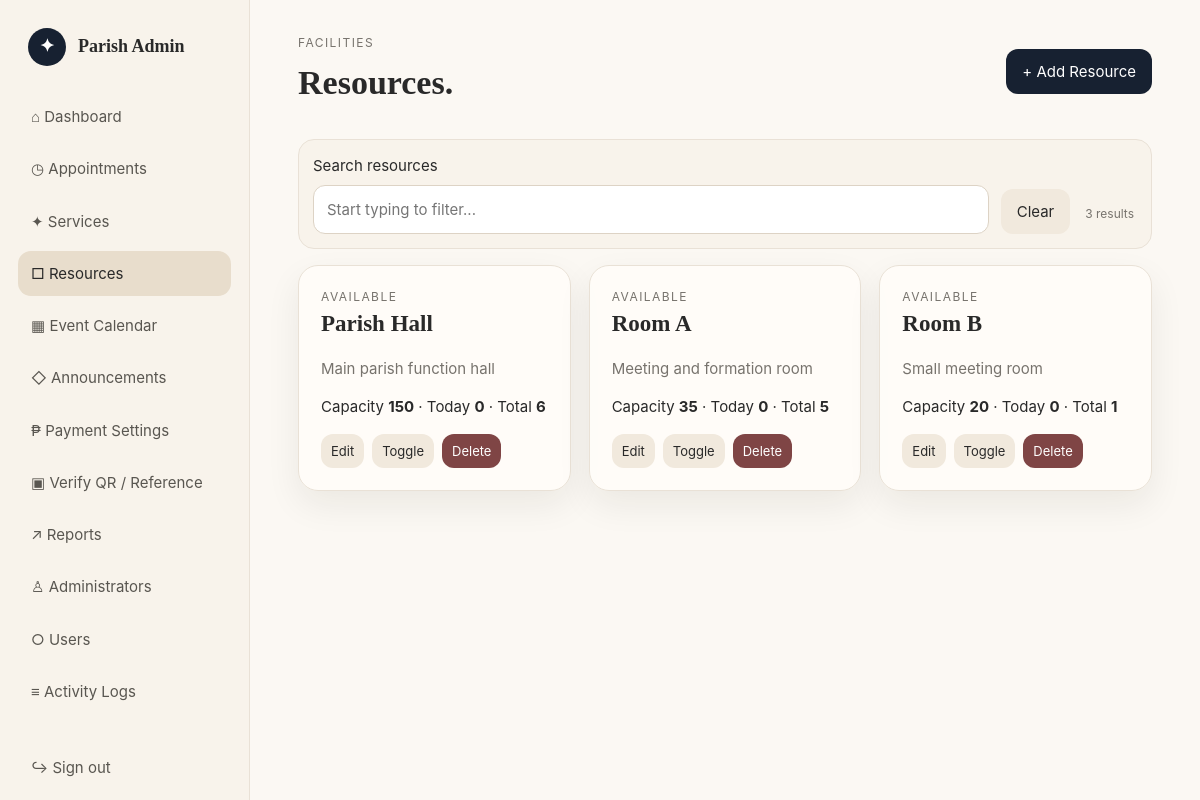
Page /admin/resources.php (signed in) on the committed database.
### tables this page shows
CREATE TABLE `resources` (
  `id` int(10) UNSIGNED NOT NULL,
  `name` varchar(120) NOT NULL,
  `description` text DEFAULT NULL,
  `capacity` int(10) UNSIGNED DEFAULT NULL,
  `status` enum('available','unavailable') DEFAULT 'available',
  `created_at` timestamp NOT NULL DEFAULT current_timestamp()
);

### config/helpers.php (called while the page is built, shortened)
<?php
function e(?string $v): string { return htmlspecialchars($v ?? '', ENT_QUOTES, 'UTF-8'); }

### admin/resources.php (the view, shortened to what this page needs)
<?php
require '../config/db.php';require '../config/auth.php';require_role('admin','login.php');$u=current_user();
$edit=null;if(isset($_GET['edit'])){$s=$pdo->prepare('SELECT * FROM resources WHERE id=?');$s->execute([(int)$_GET['edit']]);$edit=$s->fetch();}$rows=$pdo->query("SELECT r.*,(SELECT COUNT(*) FROM appointments a WHERE a.resource_id=r.id AND a.appointment_date=CURDATE() AND a.status='approved') today_count,(SELECT COUNT(*) FROM appointments a WHERE a.resource_id=r.id) total_count FROM resources r ORDER BY r.name")->fetchAll();
?>
<!doctype html><html><head><meta charset="utf-8"><meta name="viewport" content="width=device-width,initial-scale=1"><title>Resources</title><link rel="stylesheet" href="../assets/css/style.css?v=resources-modal-20261002"></head><body><div class="shell"><?php include 'includes/sidebar.php'?><main class="main"><header class="topbar"><div><button class="btn light mobile-toggle" data-nav-toggle>☰</button><div class="eyebrow">Facilities</div><h1>Resources.</h1></div><div class="topbar-actions"><button type="button" class="btn" id="openResourceModal">+ Add Resource</button></div></header><?php if($m=flash('success')):?><div class="notice"><?=e($m)?></div><?php endif;if($m=flash('error')):?><div class="notice error"><?=e($m)?></div><?php endif;?><section data-live-scope><div class="live-filter-bar"><label class="field live-search-field">Search resources<input class="search" type="search" data-live-search placeholder="Start typing to filter..."></label><button type="button" class="btn light" data-live-clear>Clear</button><span class="live-filter-meta" data-live-count></span></div><div class="grid three" data-live-list><div class="card live-empty" data-live-empty hidden>No resources match your search.</div><?php foreach($rows as $r):?><article class="card" data-live-item data-search="<?=e(strtolower($r['name'].' '.($r['description']??'').' '.$r['status']))?>"><div class="eyebrow"><?=e($r['status'])?></div><h2><?=e($r['name'])?></h2><p class="muted"><?=e($r['description'])?></p><p>Capacity <b><?=$r['capacity']?></b> · Today <b><?=$r['today_count']?></b> · Total <b><?=$r['total_count']?></b></p><div class="actions"><button type="button" class="btn light small resource-edit-btn" data-id="<?=$r['id']?>" data-name="<?=e($r['name'])?>" data-capacity="<?=$r['capacity']?>" data-description="<?=e($r['description'])?>">Edit</button><form method="post"><?=csrf_field()?><input type="hidden" name="action" value="toggle"><input type="hidden" name="id" value="<?=$r['id']?>"><button class="btn light small">Toggle</button></form><form method="post" onsubmit="return confirm('Delete this resource?')"><?=csrf_field()?><input type="hidden" name="action" value="delete"><input type="hidden" name="id" value="<?=$r['id']?>"><button class="btn danger small">Delete</button></form></div></article><?php endforeach?></div></section>
</main></div><script src="../assets/js/script.js"></script></body></html>

### assets/css/style.css (style rules this page uses)
:root { --bg:#fbf8f3;--card:#fffdf9;--sand:#f1e9dd;--sand2:#e8ddcc;--ink:#292929;--muted:#77736d;--navy:#172131;--line:#e9e1d6;--green:#56745d;--red:#9a5555;--shadow:0 14px 35px rgba(35,29,20,.07);--r:20px }
* { box-sizing:border-box }
body { margin:0;background:var(--bg);color:var(--ink);font:15px/1.55 Inter,ui-sans-serif,system-ui,-apple-system,"Segoe UI",sans-serif }
button,input,select,textarea { font:inherit }
.serif,h1,h2 { font-family:Georgia,"Times New Roman",serif }
.shell { display:grid;grid-template-columns:250px 1fr;min-height:100vh }
.main { padding:34px 4vw 60px;min-width:0 }
.topbar { display:flex;justify-content:space-between;align-items:center;gap:20px;margin-bottom:30px }
.eyebrow { font-size:12px;text-transform:uppercase;letter-spacing:.12em;color:var(--muted) }
h1 { font-size:34px;margin:4px 0 0 }
h2 { font-size:23px;margin:0 0 15px }
.grid { display:grid;gap:18px }
.three { grid-template-columns:repeat(3,1fr) }
.card { background:rgba(255,253,249,.9);border:1px solid var(--line);border-radius:var(--r);padding:22px;box-shadow:var(--shadow) }
.muted { color:var(--muted) }
.btn { display:inline-flex;align-items:center;justify-content:center;border:0;border-radius:12px;padding:11px 16px;background:var(--navy);color:#fff;cursor:pointer }
.btn.light { background:var(--sand);color:var(--ink) }
.btn.danger { background:#7f4545 }
.btn.small { padding:7px 10px;font-size:13px }
.actions { display:flex;gap:8px;flex-wrap:wrap }
.field { display:grid;gap:7px }
.field input,.field select,.field textarea,.search { width:100%;padding:12px 13px;border:1px solid #ddd3c5;background:#fff;border-radius:12px;outline:none }
.live-filter-bar { display:flex;align-items:end;gap:12px;flex-wrap:wrap;margin-bottom:16px;padding:14px;background:#f8f3eb;border:1px solid var(--line);border-radius:16px }
.live-filter-bar .field { min-width:170px;flex:1 }
.live-filter-bar .live-search-field { flex:2;min-width:240px }
.live-filter-meta { font-size:12px;color:var(--muted);padding:0 3px 10px;white-space:nowrap }

### rows in the picture
resources: status "AVAILABLE", name "Parish Hall", description "Main parish function hall", capacity "150", today_count "0", total_count "6"
resources: status "AVAILABLE", name "Room A", description "Meeting and formation room", capacity "35", today_count "0", total_count "5"
resources: status "AVAILABLE", name "Room B", description "Small meeting room", capacity "20", today_count "0", total_count "1"

### other values in the picture
$label "⌂ Dashboard"
$label "◷ Appointments"
$label "✦ Services"
$label "□ Resources"
$label "▦ Event Calendar"
$label "◇ Announcements"
$label "₱ Payment Settings"
$label "▣ Verify QR / Reference"
$label "↗ Reports"
$label "♙ Administrators"
$label "○ Users"
$label "≡ Activity Logs"
